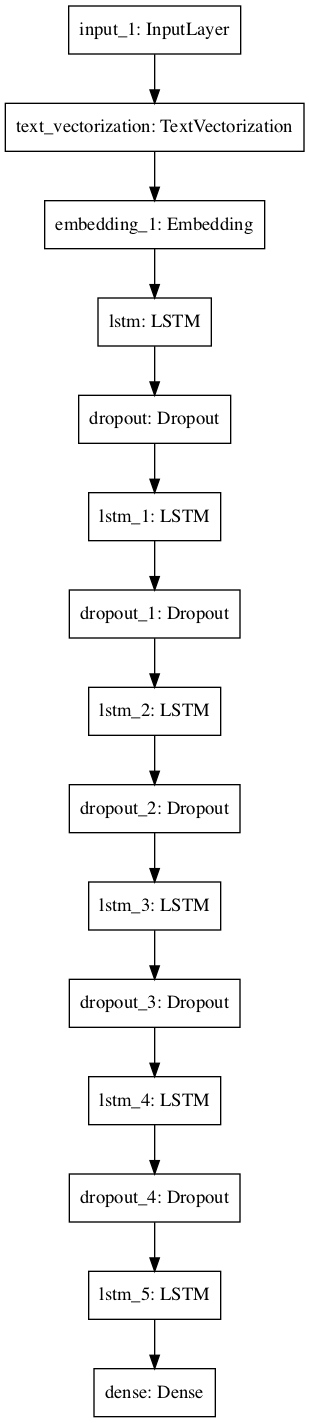

Source code (Python):
"""
PROJECT 21: Tweets Sentiment Classification
TASK: Natural Language Processing to identify the sentiments
PROJECT GOALS AND OBJECTIVES
PROJECT GOAL
- Studying Recurrent neural network for NPL
- Studying architecture LSTM
- Studying architecture GRU
- Studying architecture Bidirectional-LSTM
PROJECT OBJECTIVES
1. Explore and prepare data
2. Training simple RNN model
3. Training LSTM
4. Training GRU
5. Training Bidirectional-LSTM
"""
# %%
# IMPORT LIBRARIES
import pandas as pd
import numpy as np
import seaborn as sns
import matplotlib.pyplot as plt
import random

from sklearn.model_selection import train_test_split
from sklearn.feature_extraction.text import TfidfVectorizer
from sklearn.naive_bayes import MultinomialNB
from sklearn.pipeline import Pipeline
from sklearn.metrics import accuracy_score, precision_recall_fscore_support
from sklearn.preprocessing import OneHotEncoder

import tensorflow as tf
from tensorflow.keras.layers import SimpleRNN, LSTM, GRU, Dropout, Dense, Input, Embedding
from tensorflow.keras.layers.experimental.preprocessing import TextVectorization
from tensorflow.keras.models import Model

# %%
# Path to data
train_data_path = "data/train_2kmZucJ.csv"
test_data_path = "data/test_oJQbWVk.csv"

# Create dataframe
train_df = pd.read_csv(train_data_path, index_col=0)
test_df = pd.read_csv(test_data_path)

train_df.head()
test_df.head()
# %%
train_df.info()
train_df['label'].value_counts()
# %%
# Shuffle training dataframe
train_df_shuffled = train_df.sample(frac=1, random_state=42)
train_df_shuffled.head()
# %%
print(f"Total training samples: {len(train_df)}")
print(f"Total test samples: {len(test_df)}")
print(f"Total samples: {len(train_df) + len(test_df)}")
# %%
# Random training examples
random_index = random.randint(0, len(train_df) - 5)
for row in train_df_shuffled[["label", "tweet"]][random_index:random_index + 5].itertuples():
    _, label, tweet = row
    print(f"Target: {label}", "(negative)" if label > 0 else "(not negative)")
    print(f"Text:\n{tweet}\n")
    print("---\n")
# %%
# Split data
train_sentences, val_sentences, train_labels, val_labels = train_test_split(train_df_shuffled["tweet"].to_numpy(),
                                                                            train_df_shuffled["label"].to_numpy(),
                                                                            test_size=0.1,
                                                                            random_state=42)
# Check the lengths
len(train_sentences), len(train_labels), len(val_sentences), len(val_labels)

# %%
# The first 10 training sentences and their labels
train_sentences[:10]
train_labels[:10]


# %%
# EVALUATION AND VISUALIZATION OF MODEL PARAMETERS

def learning_curves(history):
    pd.DataFrame(history.history).plot(figsize=(20, 8))
    plt.grid(True)
    plt.title('Learning curves')
    plt.gca().set_ylim(0, 1)
    plt.show()


def evaluation_model(history):
    fig, (axL, axR) = plt.subplots(ncols=2, figsize=(20, 8))
    axL.plot(history.history['loss'], label="Training loss")
    axL.plot(history.history['val_loss'], label="Validation loss")
    axL.set_title('Training and Validation loss')
    axL.set_xlabel('Epochs')
    axL.set_ylabel('Loss')
    axL.legend(loc='upper right')

    axR.plot(history.history['accuracy'], label="Training accuracy")
    axR.plot(history.history['val_accuracy'], label="Validation accuracy")
    axR.set_title('Training and Validation accuracy')
    axR.set_xlabel('Epoch')
    axR.set_ylabel('Accuracy')
    axR.legend(loc='upper right')

    plt.show()


def calculate_results(y_true, y_pred):
    model_accuracy = accuracy_score(y_true, y_pred) * 100
    model_precision, model_recall, model_f1, _ = precision_recall_fscore_support(y_true, y_pred, average="weighted",
                                                                                 labels=np.unique(y_pred))
    model_results = {"accuracy": model_accuracy,
                     "precision": model_precision,
                     "recall": model_recall,
                     "f1": model_f1}
    return model_results


# %%
# MULTINOMIAL NAIVE BAYES CLASSIFIER LIKE BASELINE MODEL
model_0 = Pipeline([
    ("tfidf", TfidfVectorizer()),
    ("clf", MultinomialNB())
])

model_0.fit(train_sentences.astype('str'), train_labels)

# %%
# EVALUATION RESULTS BASELINE MODEL
baseline_score = model_0.score(val_sentences, val_labels)
print(f"Model accuracy: {baseline_score * 100:.2f}%")

# %%
# Predictions
baseline_preds = model_0.predict(val_sentences)
baseline_preds[:20]

# %%
baseline_results = calculate_results(y_true=val_labels,
                                     y_pred=baseline_preds)
baseline_results

# %%
# SIMPLE RNN MODEL
max_vocab_length = 10000
max_length = 50

# %%
# Turn our data into TensorFlow Datasets
train_dataset = tf.data.Dataset.from_tensor_slices((train_sentences, train_labels))
valid_dataset = tf.data.Dataset.from_tensor_slices((val_sentences, val_labels))

train_dataset

# %%
# Take the TensorSliceDataset's and turn them into prefetched batches
train_dataset = train_dataset.batch(32).prefetch(tf.data.AUTOTUNE)
valid_dataset = valid_dataset.batch(32).prefetch(tf.data.AUTOTUNE)

train_dataset

# TextVectorization layer
text_vectorizer = TextVectorization(max_tokens=max_vocab_length,
                                    output_mode="int",
                                    output_sequence_length=max_length)

text_vectorizer.adapt(train_sentences.astype('str'))

# Embedding Layer
embedding = Embedding(input_dim=max_vocab_length,
                      output_dim=128,
                      embeddings_initializer="uniform",
                      input_length=max_length,
                      name="embedding_1")

# LSTM Model
inputs = Input(shape=(1,), dtype="string")
x = text_vectorizer(inputs)
x = embedding(x)

x = LSTM(512, return_sequences=True)(x)
x = Dropout(0.5)(x)

x = LSTM(256, return_sequences=True)(x)
x = Dropout(0.5)(x)

x = LSTM(128, return_sequences=True)(x)
x = Dropout(0.3)(x)

x = LSTM(64, return_sequences=True)(x)
x = Dropout(0.25)(x)

x = LSTM(32, return_sequences=True)(x)
x = Dropout(0.25)(x)

x = LSTM(16)(x)

outputs = Dense(1, activation="sigmoid")(x)

model_LSTM = Model(inputs, outputs, name="LSTM_model")

# Compile model
model_LSTM.compile(loss="binary_crossentropy",
                  optimizer=tf.keras.optimizers.Adam(),
                  metrics=["accuracy"])

model_LSTM.summary()
tf.keras.utils.plot_model(model_LSTM, to_file='LSTM_model.png')

# %%
# Train model
early_stopping_cb = tf.keras.callbacks.EarlyStopping(patience=5,
                                                     restore_best_weights=True)

model_LSTM_history = model_LSTM.fit(train_sentences,
                                  train_labels,
                                  epochs=200,
                                  validation_data=(val_sentences, val_labels),
                                  callbacks=[early_stopping_cb])
# %%
# EVALUATION RESULT
# Learning curves
learning_curves(model_LSTM_history)

# Evaluation model
evaluation_model(model_LSTM_history)

# Check the results
model_LSTM.evaluate(val_sentences, val_labels)

# Predictions
model_LSTM_pred_probs = model_LSTM.predict(val_sentences)
model_LSTM_preds = tf.squeeze(tf.round(model_LSTM_pred_probs))
model_LSTM_preds[:20]

model_LSTM_results = calculate_results(y_true=val_labels,
                                      y_pred=model_LSTM_preds)
model_LSTM_results

# Compare model results
model_results = pd.DataFrame({"baseline": baseline_results,
                              "LSTM_model": model_LSTM_results})
